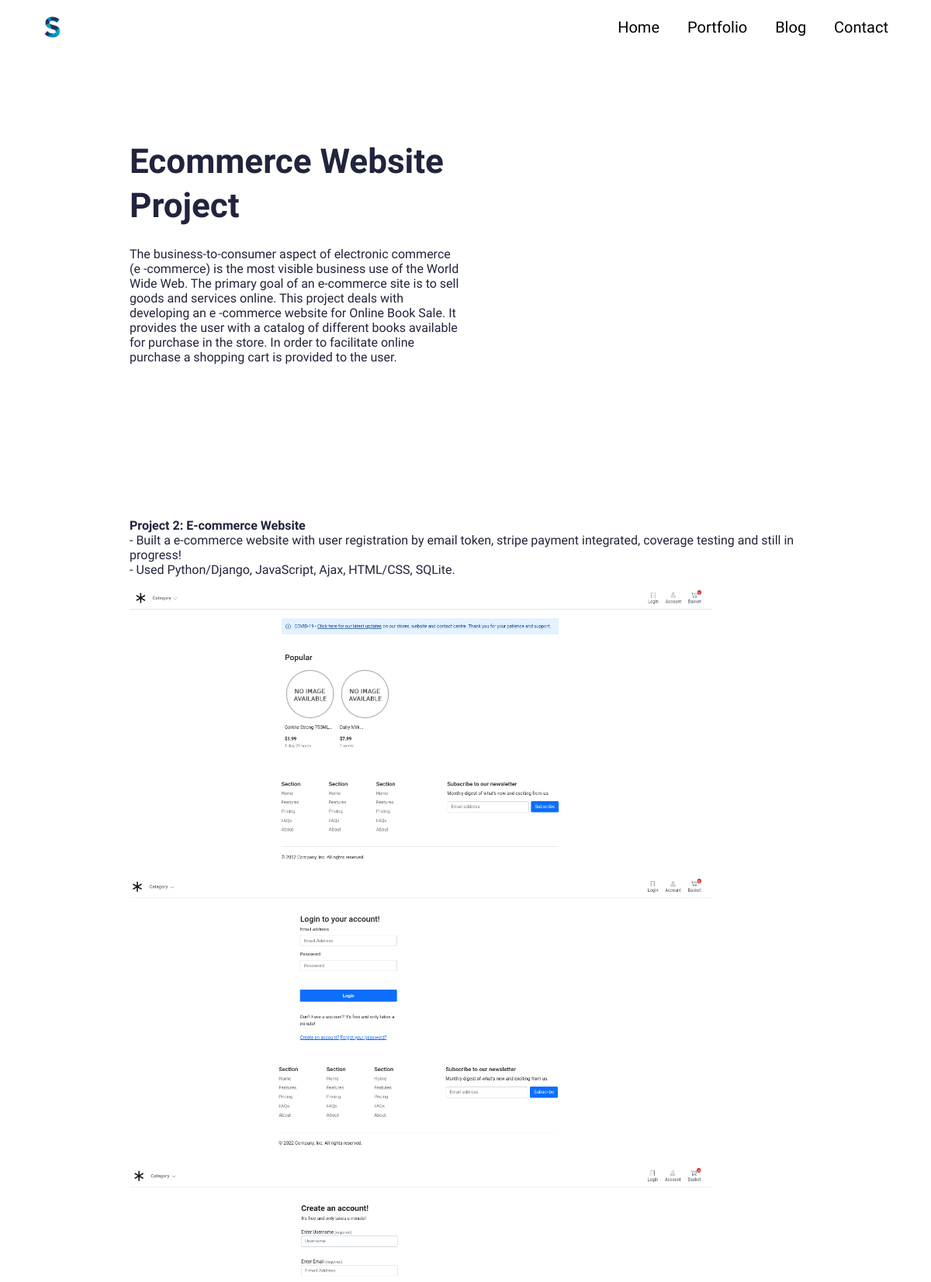
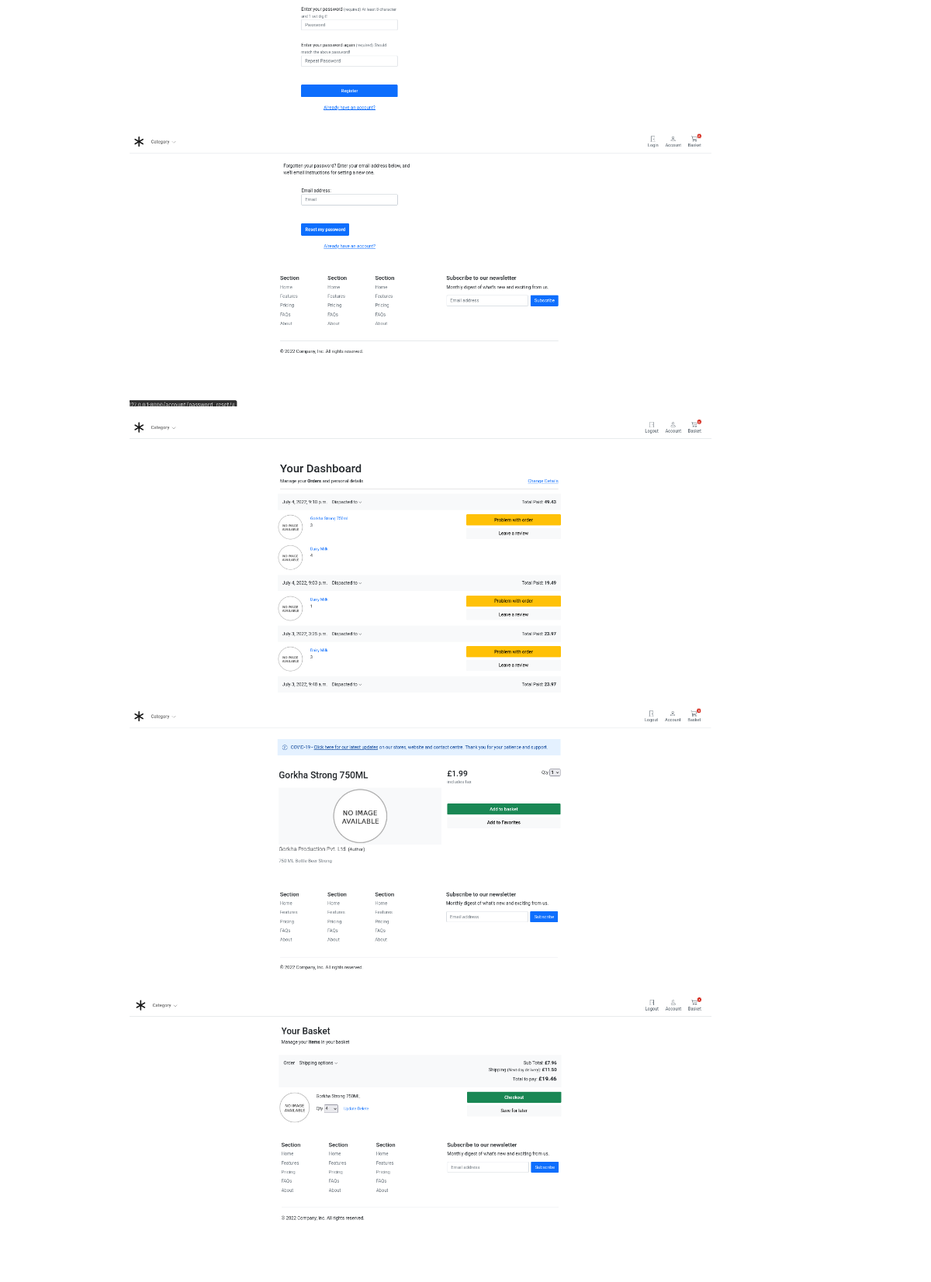
Screenshot of /portfolio/ecommerce-website-project (upper part) with the database file from the repository (2 pictures, top to bottom).
### main/models.py (models this page shows, shortened)
class Portfolio(models.Model):
    class Meta:
        verbose_name_plural = 'Porfolios'
        verbose_name = 'Portfolio'
        ordering = ['name']
    date = models.DateTimeField(blank=True, null=True)
    name = models.CharField (max_length=200, blank=True, null=True, verbose_name='name')
    description = models.CharField(max_length=500 ,blank=True, null=True, verbose_name='description')
    body = RichTextField(blank=True, null=True)
    image = models.ImageField(blank=True, null=True, upload_to= 'media')
    url = models.URLField (blank=True, null=True, verbose_name='url')
    slug = models.SlugField(null=True, blank=True)
    is_active = models.BooleanField(default=True)

### main/views.py (the view)
# urls.py: path('portfolio/<slug:slug>', views.PortfolioDetailView.as_view(), name='portfolio_detail'),
class PortfolioDetailView(generic.DetailView):
    model = Portfolio
    context_object_name = 'portfolio_detail'
    template_name = 'main/portfolio-detail.html'

### resume/context_processor.py (called while the page is built)
def project_context(request):
    context = {
        'author': User.objects.first()
    }
    return context

### main/templates/main/portfolio-detail.html (shortened to what this page needs)
{% extends 'main/base.html' %}
{% load static %}
{% block content %}
    <section>
      <div class="innerPageBannerCol">
        <div class="container">
          <div class="row g-4 g-md-3  align-items-center">
            <div class="col-md-6">
              <div class="bannerContent">
                <h1 class="xlTitle pb-md-3">{{portfolio_detail.name|title}}</h1>
                <p class="pb-md-3">{{portfolio_detail.description}}</p>
              </div>
            </div>
          </div>
        </div>
      </div>
    </section>
    <section>
        <div class="container">
          <p>
            {{portfolio_detail.body|safe}}
          </p>
      </div>
    </section>
{% endblock %}

### static/css/style.css (style rules this page uses)
:root { --primaryColor: #9C07B6; --primaryDarkColor: #3D0048; --primaryHoverColor: #900AA8; --secondaryColor: #F9B000; --baseColor: #21243D; --baseFont: 'Heebo', sans-serif; --titleFont: 'Courier Prime', monospace; --regular: 400; --medium: 500; --bold: 700; --black: 900; --lightBg: #F1F1F1; }
html { scroll-behavior: smooth; }
body { font-family: var(--baseFont); color: var(--baseColor); line-height: normal; }
img { max-width: 100%; }
.xlTitle { font-size: 44px; line-height: 1.3; font-weight: var(--bold); font-family: var(--titleFont) }
.innerPageBannerCol { padding: 180px 0 150px; }
@media (min-width:992px) { .container, .container-lg, .container-md, .container-sm, .container-xl, .container-xxl { max-width: 890px; } }

### rows the page displays
Portfolio: name "Ecommerce Website Project", description "The business-to-consumer aspect of electronic commerce (e -commerce) is the most visible business use of the World Wide Web. The primary goal of an e-commerce site is to sell goods and services online. This project deals with developing an e -commerce website for Online Book Sale. It provides the user with a catalog of different books available for purchase in the store. In order to facilitate online purchase a shopping cart is provided to the user.", body "Project 2: E-commerce Website - Built a e-commerce website with user registration by email token, stripe payment integrated, coverage testing and still in progress! - Used Python/Django, JavaScript, Ajax, HTML/CSS, SQLite.", body (picture)
